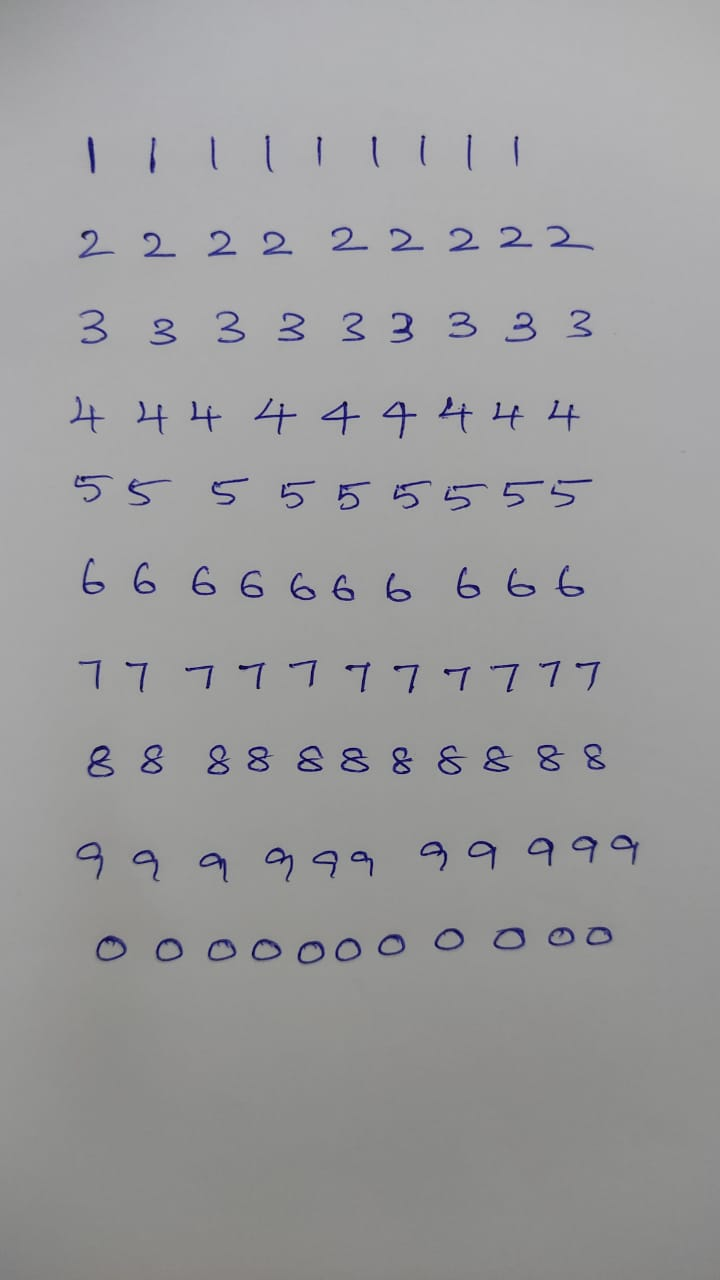
#> input picture Digit Recognition/Dataset/1.jpeg, 720 x 1280 px
$ python main.py
#> lines starting #> are read from the running program, lines starting #| are printed output that depends on the picture; after the words box and inside, x2 and y2 are one past the last pixel; in counts of white or black regions, pixels touching at a corner belong together; long printed decimals are rounded
import numpy as np
from PIL import Image
from numpy import asarray
import cv2
from skimage.feature import hog
from matplotlib import pyplot as plt
from sklearn.model_selection import train_test_split
from sklearn.metrics import accuracy_score
from sklearn.utils import shuffle

DIGIT_WIDTH = 10
DIGIT_HEIGHT = 20
IMG_HEIGHT = 28
IMG_WIDTH = 28
CLASS_N = 10 # 0-9

def imresize(arr,size):
	img=Image.fromarray(arr)
	img=img.resize(size)
	return asarray(img)

def pixels_to_hog_20(img_array):
    hog_featuresData = []
    for img in img_array:
        fd = hog(img,
                 orientations=10,
                 pixels_per_cell=(5,5),
                 cells_per_block=(1,1))
        hog_featuresData.append(fd)
    hog_features = np.array(hog_featuresData, 'float64')
    return np.float32(hog_features)

#define a custom model in a similar class wrapper with train and predict methods
class KNN_MODEL():
    def __init__(self, k = 3):
        self.k = k
        self.model = cv2.ml.KNearest_create()

    def train(self, samples, responses):
        self.model.train(samples, cv2.ml.ROW_SAMPLE, responses)

    def predict(self, samples):
        retval, results, neigh_resp, dists = self.model.findNearest(samples, self.k)
        return results.ravel()

class SVM_MODEL():
    def __init__(self, num_feats, C = 1, gamma = 0.1):
        self.model = cv2.ml.SVM_create()
        self.model.setType(cv2.ml.SVM_C_SVC)
        self.model.setKernel(cv2.ml.SVM_RBF) #SVM_LINEAR, SVM_RBF
        self.model.setC(C)
        self.model.setGamma(gamma)
        self.features = num_feats

    def train(self, samples, responses):
        self.model.train(samples, cv2.ml.ROW_SAMPLE, responses)

    def predict(self, samples):
        results = self.model.predict(samples.reshape(-1,self.features))
        return results[1].ravel()

def get_digits(contours, hierarchy):
    hierarchy = hierarchy[0]
    bounding_rectangles = [cv2.boundingRect(ctr) for ctr in contours]#draw rectangle around the binary image
    final_bounding_rectangles = []
    #find the most common heirarchy level - that is where our digits's bounding boxes are
    u, indices = np.unique(hierarchy[:,-1], return_inverse=True)
    most_common_heirarchy = u[np.argmax(np.bincount(indices))]

    for r,hr in zip(bounding_rectangles, hierarchy):
        x,y,w,h = r
        # extract ONLY the rectangles with images in it using hierarchy
        # the boxes that are in the same global level - to avoid digits inside other digits
        if ((w*h)>250) and (10 <= w <= 200) and (10 <= h <= 200) and hr[3] == most_common_heirarchy:
            final_bounding_rectangles.append(r)
    return final_bounding_rectangles


def proc_user_img(img_file, model):
    print('loading "%s for digit recognition" ...' % img_file)
    im = cv2.imread(img_file)
    blank_image = np.zeros((im.shape[0],im.shape[1],3), np.uint8)
    blank_image.fill(255)

    imgray = cv2.cvtColor(im,cv2.COLOR_BGR2GRAY)
    plt.imshow(imgray)
    kernel = np.ones((5,5),np.uint8)

    ret,thresh = cv2.threshold(imgray,127,255,0)
    thresh = cv2.erode(thresh,kernel,iterations = 1)
    thresh = cv2.dilate(thresh,kernel,iterations = 1)
    thresh = cv2.erode(thresh,kernel,iterations = 1)

    contours,hierarchy = cv2.findContours(thresh, cv2.RETR_TREE, cv2.CHAIN_APPROX_SIMPLE)

    digits_rectangles = get_digits(contours,hierarchy)  #rectangles of bounding the digits in user image

    for rect in digits_rectangles:
        x,y,w,h = rect
        cv2.rectangle(im,(x,y),(x+w,y+h),(0,255,0),2)
        im_digit = imgray[y:y+h,x:x+w]
        im_digit = (255-im_digit)
        im_digit = imresize(im_digit,(IMG_WIDTH ,IMG_HEIGHT))

        hog_img_data = pixels_to_hog_20([im_digit])
        pred = model.predict(hog_img_data)
        cv2.putText(im, str(int(pred[0])), (x,y),cv2.FONT_HERSHEY_SIMPLEX, 2, (255, 0, 0), 3)
        cv2.putText(blank_image, str(int(pred[0])), (x,y),cv2.FONT_HERSHEY_SIMPLEX, 3, (255, 0, 0), 5)

    plt.imshow(im)
    cv2.imwrite("Output_withboundingBox.png",im)
    cv2.imwrite("Recognized_digits.png",blank_image)
    cv2.imshow("Output_withboundingBox.png",im)
    cv2.imshow("Recognized_digits.png",blank_image)
    #cv2.destroyAllWindows()

def get_contour_precedence(contour, cols):
    return contour[1] * cols + contour[0]  #row-wise ordering

def load_digits_custom(img_file):
#> called with img_file = 'Dataset/1.jpeg'
    train_data = []
    train_target = []
    start_class = 1
    im = cv2.imread(img_file)
#> im is the input picture: shape (1280, 720, 3); mean B, G, R 156.6, 155.5, 155.6
    imgray = cv2.cvtColor(im,cv2.COLOR_BGR2GRAY)
    plt.imshow(imgray)
    kernel = np.ones((5,5),np.uint8)

    ret,thresh = cv2.threshold(imgray,127,255,0)
#> thresh: shape (1280, 720); 97.3% white; 105 black regions (1 under 20 px), largest, box (x1, y1, x2, y2) and area: (87, 745, 115, 778) 391, (95, 935, 127, 962) 383, (493, 927, 526, 951) 366
    thresh = cv2.erode(thresh,kernel,iterations = 1)
#> thresh: shape (1280, 720); 93.5% white; 100 black regions, largest, box (x1, y1, x2, y2) and area: (85, 743, 117, 780) 870, (93, 933, 129, 964) 789, (338, 745, 372, 775) 776
    thresh = cv2.dilate(thresh,kernel,iterations = 1)
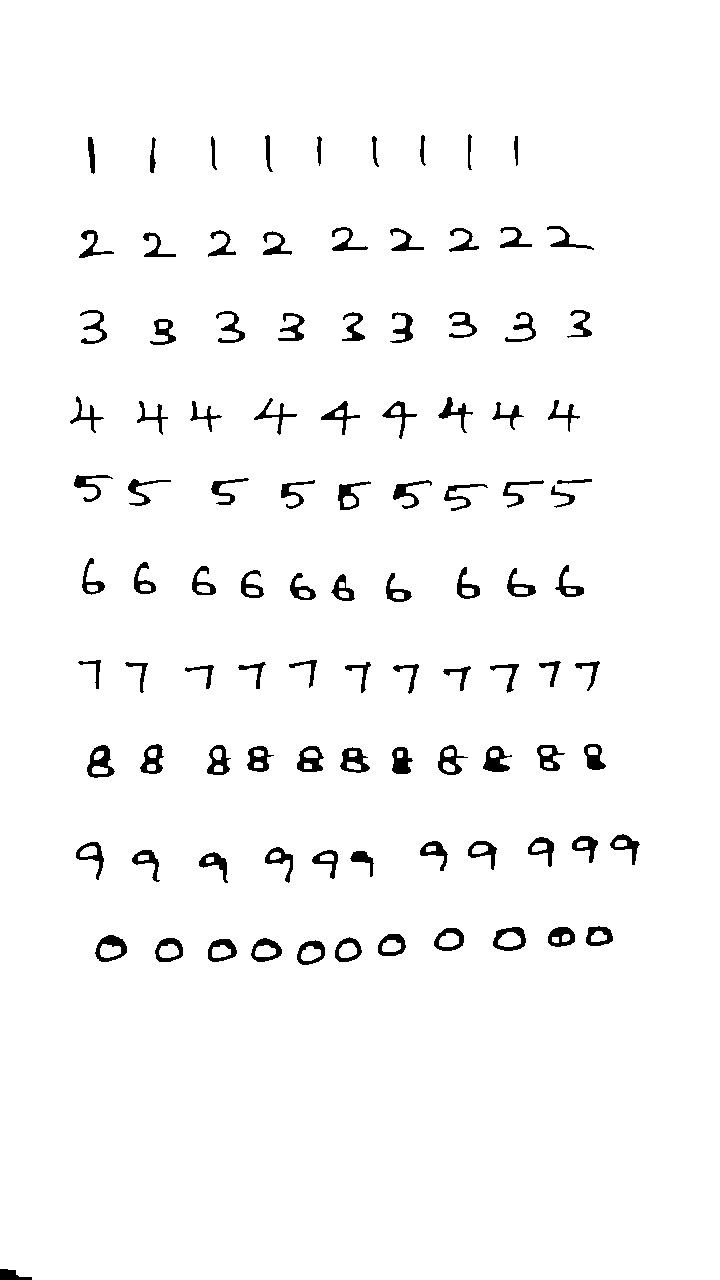
#> thresh: shape (1280, 720); 97.1% white; 101 black regions
    thresh = cv2.erode(thresh,kernel,iterations = 1)

    contours,hierarchy = cv2.findContours(thresh, cv2.RETR_TREE, cv2.CHAIN_APPROX_SIMPLE)
#> contours = 161 contours, 48 with area under 20; largest, box (x1, y1, x2, y2) and area: (0, 0, 720, 1280) 919292, (84, 742, 118, 781) 967, (92, 932, 130, 965) 944, (490, 924, 529, 954) 936, (441, 481, 491, 514) 874
    digits_rectangles = get_digits(contours,hierarchy)  #rectangles of bounding the digits in user image
#> in get_digits, `bounding_rectangles = [cv2.boundingRect(ctr) for ctr in contours]#draw..`: bounding_rectangles = 161 items, first 6: (0, 0, 720, 1280), (294, 937, 34, 31), (303, 948, 16, 11), (205, 936, 35, 29), (214, 947, 15, 9), (248, 935, 37, 30)
#> in get_digits, `u, indices = np.unique(hierarchy[:,-1], return_inverse=True)`: u = 51 values from -1 to 146; indices = 161 values, max 50 at index 147, min 0 at index 0, mean 10.42
#> in get_digits, `most_common_heirarchy = u[np.argmax(np.bincount(indices))]`: most_common_heirarchy = 0
#> the loop in get_digits, `for r,hr in zip(bounding_rectangles, hierarchy):` made 161 passes
#> (hr, x, y, w, h) on passes 1 to 3: ([-1, -1, 1, -1], 0, 0, 720, 1280), ([3, -1, 2, 0], 294, 937, 34, 31), ([-1, -1, -1, 1], 303, 948, 16, 11)
#> after the loop in get_digits, `for r,hr in zip(bounding_rectangles, hierarchy):`: final_bounding_rectangles = 99 items, first 6: (294, 937, 34, 31), (205, 936, 35, 29), (248, 935, 37, 30), (152, 935, 34, 30), (332, 934, 33, 31), (92, 932, 38, 33)
#> digits_rectangles has the same summary as final_bounding_rectangles in get_digits

    #sort rectangles accoring to x,y position so that we can label them
    digits_rectangles.sort(key=lambda x:get_contour_precedence(x, im.shape[1]))

    for index,rect in enumerate(digits_rectangles):
        x,y,w,h = rect
        cv2.rectangle(im,(x,y),(x+w,y+h),(0,255,0),2)
        im_digit = imgray[y:y+h,x:x+w]
        im_digit = (255-im_digit)

        im_digit = imresize(im_digit,(IMG_WIDTH, IMG_HEIGHT))
        train_data.append(im_digit)
        train_target.append(start_class%10)

        if index>0 and (index+1) % 10 == 0:
            start_class += 1
#> this loop made 99 passes
#> (x, y, w, h) on passes 1 to 12: (465, 131, 10, 42), (262, 132, 14, 43), (417, 132, 12, 37), (208, 133, 12, 40), (314, 133, 11, 36), (369, 133, 13, 37), (511, 133, 10, 36), (85, 134, 13, 43), (147, 134, 12, 42), (544, 223, 53, 30), (329, 224, 42, 30), (497, 224, 38, 27)
#> im: shape (1280, 720, 3); 4.35% of pixels changed, all inside (x1, y1, x2, y2) = (66, 130, 645, 970)
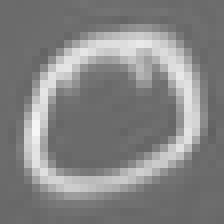
#> im_digit: shape (28, 28) (shown 8 times larger); min 97, max 246, mean 131.5
#> after the loop, start_class = 10; train_data = 99 items; train_target = 99 values, max 9 at index 80, min 0 at index 90, mean 4.55
    cv2.imwrite("training_box_overlay.png",im)

    return np.array(train_data), np.array(train_target)

#data preparation

TRAIN_USER_IMG = 'Dataset/1.jpeg'
TEST_USER_IMG = 'Dataset/3.jpeg'

digits, labels = load_digits_custom(TRAIN_USER_IMG) #my handwritten dataset (better than MNIST on my handwritten digits)
#> labels has the same summary as train_target in load_digits_custom

print('train data shape',digits.shape)
#| train data shape (99, 28, 28)
print('test data shape',labels.shape)
#| test data shape (99,)

digits, labels = shuffle(digits, labels, random_state=256)
#> labels = 99 values, max 9 at index 5, min 0 at index 0, mean 4.55
train_digits_data = pixels_to_hog_20(digits)
#> the loop in pixels_to_hog_20, `for img in img_array:` made 99 passes
#> after the loop in pixels_to_hog_20, `for img in img_array:`: hog_featuresData = 99 items
X_train, X_test, y_train, y_test = train_test_split(train_digits_data, labels, test_size=0.33, random_state=42)
#> y_train = 66 values, max 9 at index 1, min 0 at index 6, mean 4.2; y_test = 33 values, max 9 at index 11, min 0 at index 0, mean 5.24

#training and testing

model = KNN_MODEL(k = 3)
model.train(X_train, y_train)
preds = model.predict(X_test)
#> in predict, `retval, results, neigh_resp, dists = self.model.findNearest(samples, s..`: retval = 0; results = 33 values, max 9 at index 10, min 0 at index 0, mean 4.88; neigh_resp = 33 rows, first 8: [0, 9, 0], [5, 5, 6], [6, 7, 7], [5, 6, 6], [6, 7, 6], [6, 7, 6], [7, 6, 6], [2, 2, 2]; dists = 33 rows, first 8: [7.73, 8.45, 8.86], [12.59, 12.73, 14.7], [11.63, 12.33, 13.47], [9.05, 10.06, 11.51], [12.97, 13.02, 13.48], [10.14, 11.98, 13.75], [11.75, 15.31, 15.32], [12.14, 13.25, 13.33]
#> preds has the same summary as results in predict
print('Accuracy: ',accuracy_score(y_test, preds))
#| Accuracy:  0.6364

model = KNN_MODEL(k = 4)
model.train(train_digits_data, labels)
proc_user_img(TEST_USER_IMG, model)
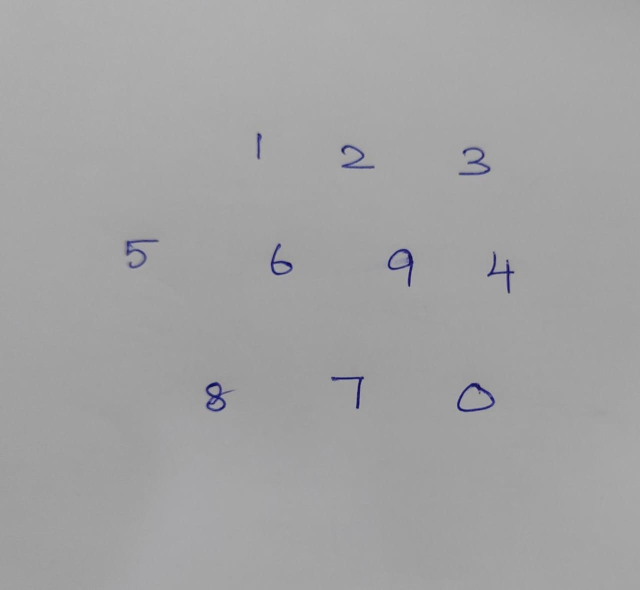
#> input picture Digit Recognition/Dataset/3.jpeg, 1280 x 1179 px (shown at 1/2 size)
#> in proc_user_img, im is the input picture: shape (1179, 1280, 3); mean B, G, R 163.8, 163.3, 163.4
#> in proc_user_img, `blank_image.fill(255)`: blank_image: shape (1179, 1280, 3); every value is 255
#> in proc_user_img, `ret,thresh = cv2.threshold(imgray,127,255,0)`: thresh: shape (1179, 1280); 99.4% white; 10 black regions, largest, box (x1, y1, x2, y2) and area: (411, 764, 468, 824) 1263, (914, 765, 990, 824) 1224, (775, 497, 827, 574) 1094
#> in proc_user_img, `thresh = cv2.erode(thresh,kernel,iterations = 1)`: thresh: shape (1179, 1280); 98.9% white; 10 black regions, largest, box (x1, y1, x2, y2) and area: (912, 763, 992, 826) 2229, (409, 762, 470, 826) 2178, (773, 495, 829, 576) 1945
#> in proc_user_img, `thresh = cv2.dilate(thresh,kernel,iterations = 1)`: thresh: shape (1179, 1280); 99.4% white; 10 black regions
#> in proc_user_img, `contours,hierarchy = cv2.findContours(thresh, cv2.RETR_TREE, cv2.CHAIN..`: contours = 17 contours, 1 with area under 20; largest, box (x1, y1, x2, y2) and area: (0, 0, 1280, 1179) 1506662, (911, 762, 993, 827) 3822, (772, 494, 830, 577) 2582, (408, 761, 471, 827) 2530, (248, 476, 320, 540) 2084
#> the loop in get_digits (call 2), `for r,hr in zip(bounding_rectangles, hierarchy):` made 17 passes
#> (r, hr) on passes 5 to 16: ((422, 802, 21, 13), [5, -1, -1, 3]), ((420, 775, 16, 12), [-1, 4, -1, 3]), ((659, 749, 72, 72), [7, 3, -1, 0]), ((971, 500, 61, 90), [8, 6, -1, 0]), ((772, 494, 58, 83), [10, 7, 9, 0]), ((783, 507, 30, 26), [-1, -1, -1, 8]), ((538, 483, 51, 71), [12, 8, 11, 0]), ((550, 529, 26, 14), [-1, -1, -1, 10]), ((248, 476, 72, 64), [14, 10, 13, 0]), ((261, 497, 1, 1), [-1, -1, -1, 12]), ((914, 291, 70, 63), [15, 12, -1, 0]), ((679, 287, 73, 54), [16, 14, -1, 0])
#> (hr, x, y, w, h) on passes 1 to 4: ([-1, -1, 1, -1], 0, 0, 1280, 1179), ([3, -1, 2, 0], 911, 762, 82, 65), ([-1, -1, -1, 1], 922, 777, 59, 40), ([6, 1, 4, 0], 408, 761, 63, 66)
#> the loop in proc_user_img, `for rect in digits_rectangles:` made 10 passes
#> rect on passes 1 to 10: (911, 762, 82, 65), (408, 761, 63, 66), (659, 749, 72, 72), (971, 500, 61, 90), (772, 494, 58, 83), (538, 483, 51, 71), (248, 476, 72, 64), (914, 291, 70, 63), (679, 287, 73, 54), (511, 263, 15, 59)
#> after the loop in proc_user_img, `for rect in digits_rectangles:`:
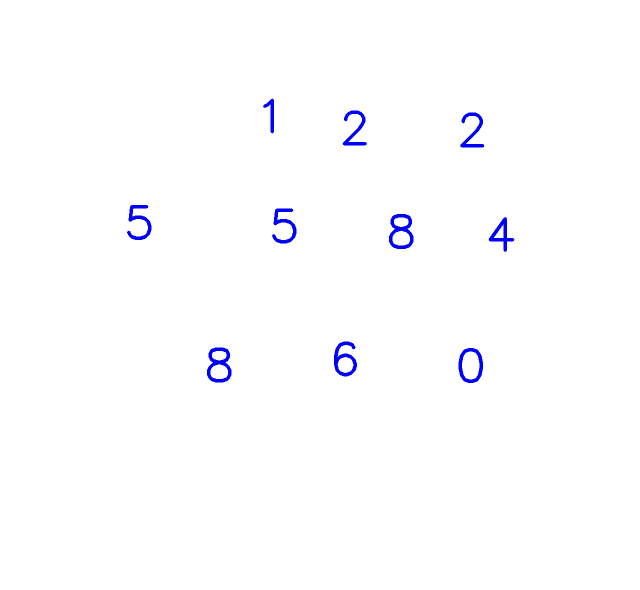
#> blank_image: shape (1179, 1280, 3) (shown at 1/2 size); mean of channels 0, 1, 2 255, 253, 253; drawn as B, G, R
#> after the loop in proc_user_img, `for rect in digits_rectangles:`: im: shape (1179, 1280, 3); 0.84% of pixels changed, all inside (x1, y1, x2, y2) = (247, 219, 1034, 829)
#> after the loop in proc_user_img, `for rect in digits_rectangles:`:
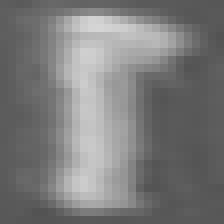
#> im_digit: shape (28, 28) (shown 8 times larger); min 83, max 213, mean 122.9


model = SVM_MODEL(num_feats = train_digits_data.shape[1])
model.train(X_train, y_train)
preds = model.predict(X_test)
print('Accuracy: ',accuracy_score(y_test, preds))
#| Accuracy:  0.5455

model = SVM_MODEL(num_feats = train_digits_data.shape[1])
model.train(train_digits_data, labels)
proc_user_img(TEST_USER_IMG, model)
#> call 2 of proc_user_img, with img_file = 'Dataset/3.jpeg'
#> the loop in proc_user_img (call 2), `for rect in digits_rectangles:` made 10 passes
#> after the loop in proc_user_img (call 2), `for rect in digits_rectangles:`:
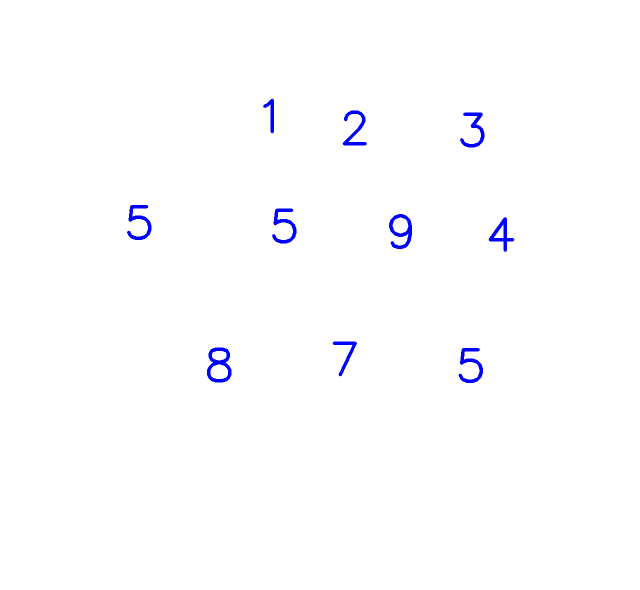
#> blank_image: shape (1179, 1280, 3) (shown at 1/2 size); mean of channels 0, 1, 2 255, 253.1, 253.1; drawn as B, G, R
#> after the loop in proc_user_img (call 2), `for rect in digits_rectangles:`:
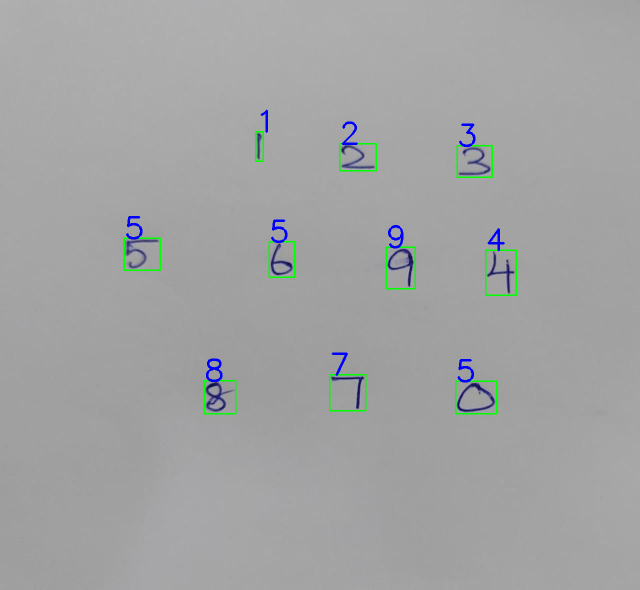
#> im: shape (1179, 1280, 3) (shown at 1/2 size); 0.83% of pixels changed, all inside (x1, y1, x2, y2) = (247, 219, 1034, 829)
#> figure, not shown here; B, G, R data is drawn as R, G, B
